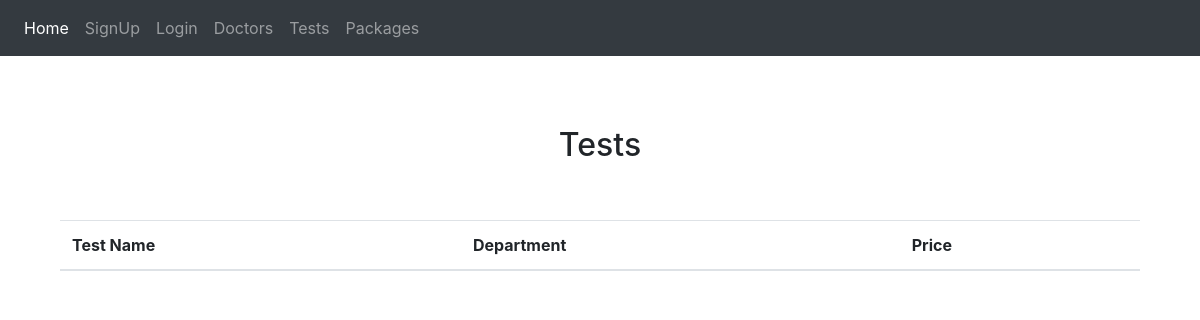
Page /diagnostic_center/view_test/ on the earlier database version.
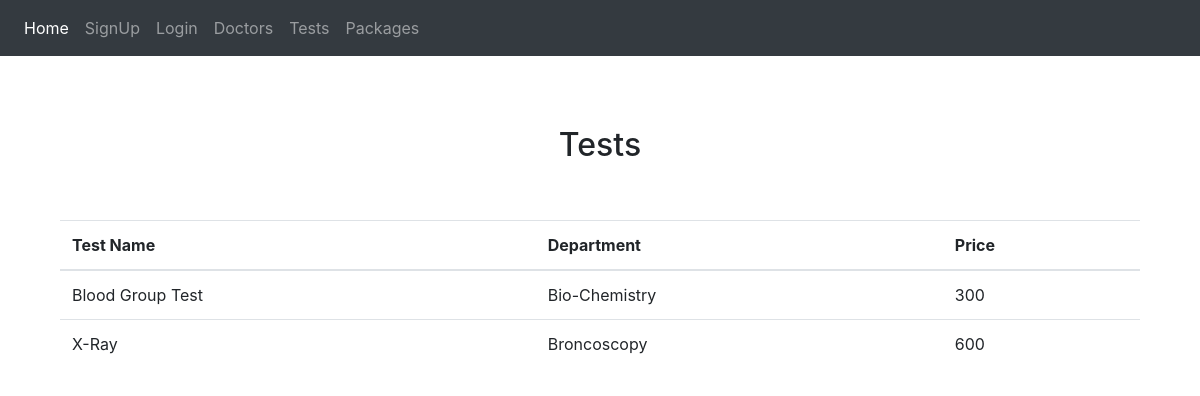
Same page on the later database version.
### Diagnostic_Center/models.py (models this page shows, shortened)
class Test(models.Model):
    test_name =  models.CharField(max_length=50)
    test_name_department = models.ForeignKey(Department, on_delete=models.CASCADE)
    test_price = models.IntegerField(null=True)

class Department(models.Model):
    name = models.CharField(max_length=50)
    def __str__(self):
        return self.name

### Diagnostic_Center/views.py (the view)
# urls.py: path('view_test/', views.view_test, name='view_test'),
def view_test(request):
    te = Test.objects.all()
    d = {'te': te}
    return render(request, 'Diagnostic_Center/view_test.html', d)

### templates/Diagnostic_Center/view_test.html (shortened to what this page needs)
{% extends 'base.html' %}
{% block body_block %}
<div class="container" style="margin-top:50px">
    <h2 class="text-center"> Tests </h2>
    <br><br>
    <table class="table table-hover" id="example">
        <thead>
            <tr>
                <th>Test Name</th>
                <th>Department </th>
                <th>Price</th>
            </tr>
        </thead>
        <tbody>
            {% for i in te %}
            <tr>
                <td>{{i.test_name}}</td>
                <td>{{i.test_name_department}}</td>
                <td>{{i.test_price}}</td>
            </tr>
            {% endfor %}
        </tbody>
    </table>
    </div>
{% endblock %}

Differences in the rows shown:
added Test: test_name "Blood Group Test", test_name_department "Bio-Chemistry", test_price "300"
added Test: test_name "X-Ray", test_name_department "Broncoscopy", test_price "600"
